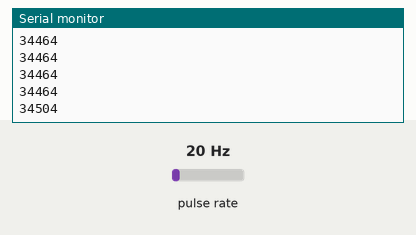
Simulated run of this sketch. Board: Arduino Uno, built with avr-gcc and run on an emulated ATmega328P. On the bench: the last lines printed to the serial monitor. Wiring (inferred from the names in the program): pulse sensor: data pin 8. The inputs (shaded band) are chosen by the test bench; at power-on: pulse rate 20 Hz.

Above: at 1.2 s.
1.3 s: pulse rate (sensor on pin 8) set to 4 Hz
At 1.48 s:
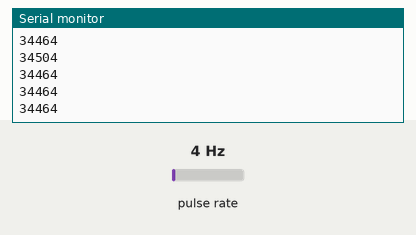
2.8 s: pulse rate (sensor on pin 8) set to 50 Hz
At 3.7 s:
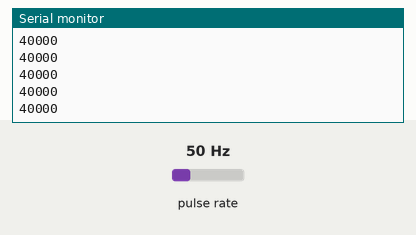
Timing chart, 0 to 5.8 s (numbered marks = the images above; inputs shaded):
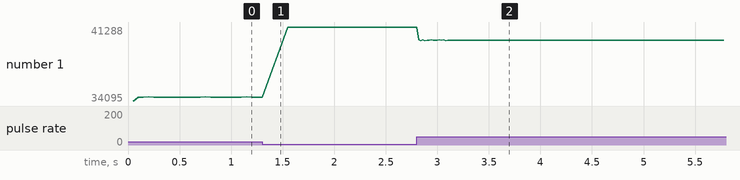

The sketch:

Input_capture.ino
```cpp
//---------------------------

volatile unsigned int New_T1, Old_T1, PPS_period ;
unsigned int pin = 8;
bool flag = LOW;
byte prescalar = B01000010;

//---------------------------

ISR(TIMER1_CAPT_vect)
{
    New_T1 = ICR1 ;
    flag = HIGH;
}

//---------------------------

void setup()
{
  Serial.begin(9600);
  TCCR1B = prescalar;
  TIMSK1 = (1<<ICIE1) ;
  TCCR1A = 0;
}

//---------------------------

void loop()
{
  if (flag){
    PPS_period =  New_T1 - Old_T1;
    Old_T1 = New_T1 ;
    flag = LOW;
    Serial.println( PPS_period);
  }
}
```

Measured:
- after the input at 2.8 s, the serial monitor: prints a new line at once (image 2)
- plotted number 1: 34464 → 41250 after the input at 1.3 s, 41250 → 40000 after the input at 2.8 s
